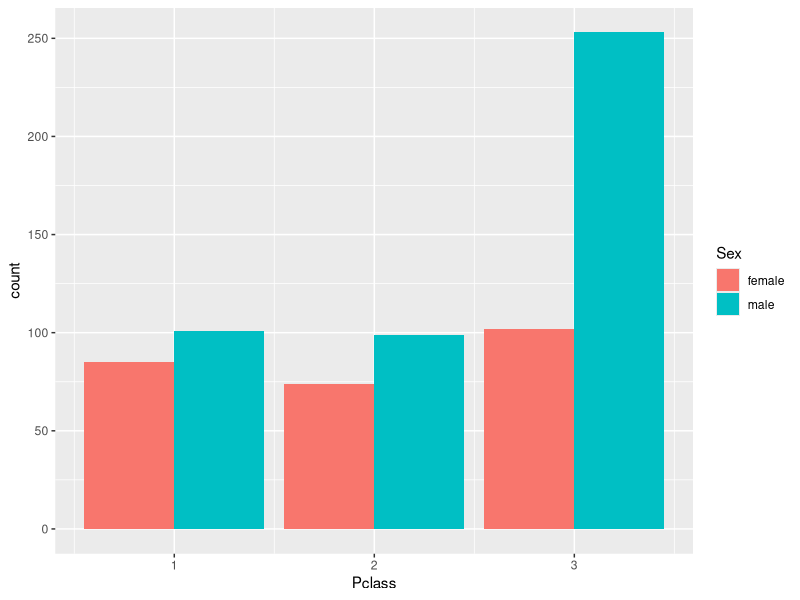
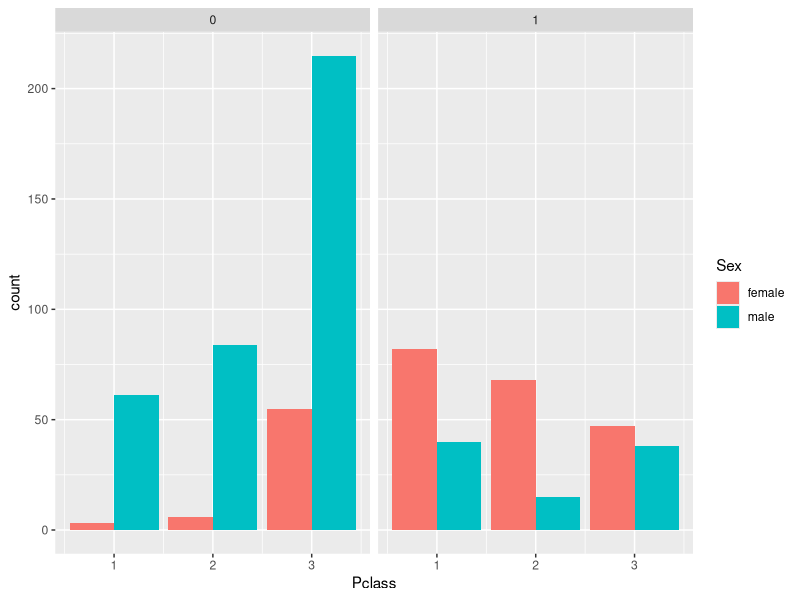
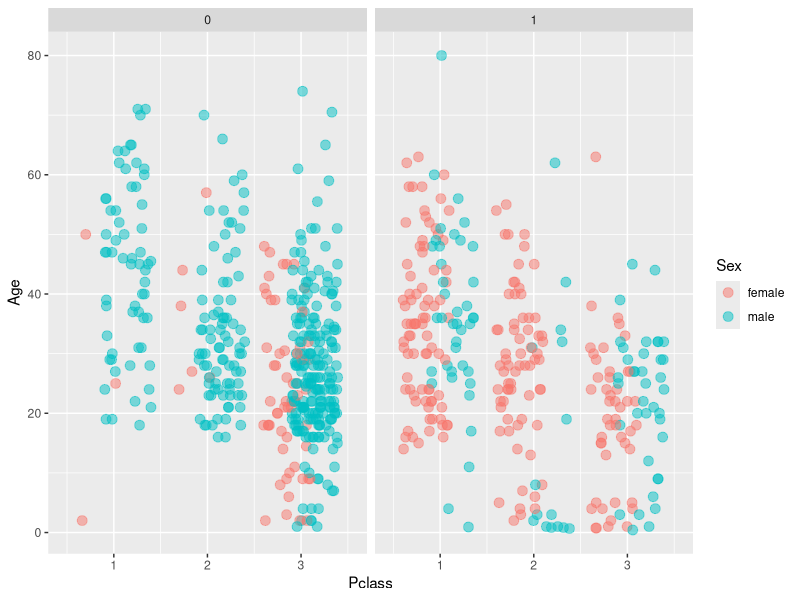

Write R code to recreate these figures, in order.
# Exploratory Visualization using ggplot2 - Titanic
# 9-23-2018

# RM - Remember to load your libraries (they do this for you on DataCamp)
library(tidyverse)

# RM - I added this to load the data that was provided in DataCamp
titanic <- read.table("titanic.txt")

# Check the structure of titanic
str(titanic)

# Use ggplot() to create a dodged bar plot mapping Pclass to the x variable and Sex onto fill
ggplot(titanic, aes(x = Pclass, fill = Sex)) +
  geom_bar(position = "dodge")

# Add a facet_grid() layer
ggplot(titanic, aes(x = Pclass, fill = Sex)) +
  geom_bar(position = "dodge") +
  facet_grid(.~ Survived)

# Define an object for position_jitterdodge
posn.jd <- position_jitterdodge(0.5, 0, 0.6)

# Change the bar plot into a scatter plot, map Age onto y, change the fill aesthetic into the color aesthetic
# Adjust the geom layer to include size, alpha, and the position object.

ggplot(titanic, aes(x = Pclass, y = Age,  color = Sex)) +
  geom_point(size = 3, alpha = 0.5, position = posn.jd) +
  facet_grid(.~ Survived)



